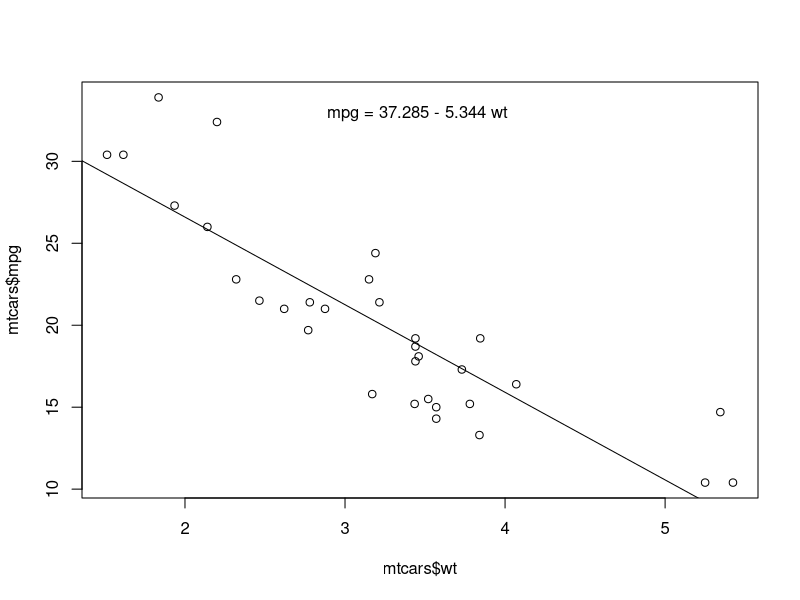
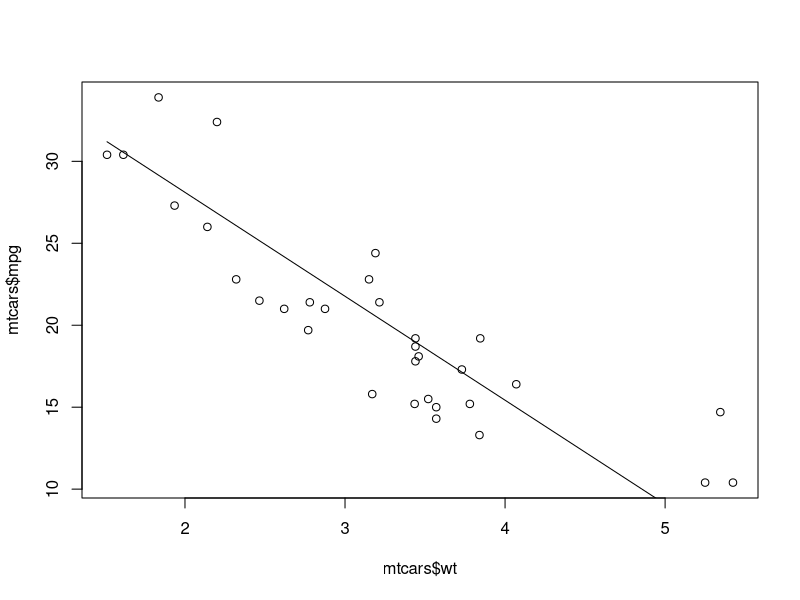
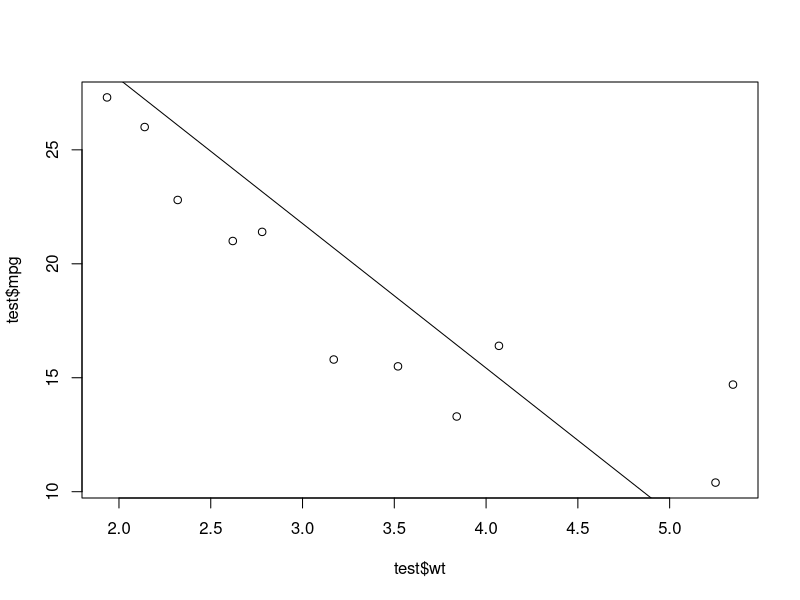

Write the R code that produced these figures, in order.
# WEEK 11 - day 3 Caret

library(caret)
library(ggplot2)

#####################
# Linear Regression #
#####################

data(mtcars)
?mtcars
# mpg --> Miles/(US) gallon <-- variable dependiente (a predecir)
# wt --> Weight (1000 lbs) <-- variable independiente

set.seed(333)

# ploteamos ambas variables

plot(x = mtcars$wt, y =mtcars$mpg)

# creamos la regresión linear con R

fit <- lm(mpg ~ wt, data = mtcars)

# ploteamos el modelo generado
# abline -> This function adds one or more straight lines through the current plot.
abline(fit)

# para conocer los datos de entrenamiento
summary(fit)

# añadimos la ecuacion al plot
bs <- round(coef(fit), 3) 
lmlab <- paste0("mpg = ", bs[1],
                ifelse(sign(bs[2])==1, " + ", " - "), abs(bs[2]), " wt ")
mtext(lmlab, 3, line=-2) 


## USANDO CARET

# dividimos train/test
# indicamos cual es la variable a predecir
inTrain <- createDataPartition(y = mtcars$mpg, p = 0.6, list = FALSE)
training <- mtcars[inTrain,]
test <- mtcars[-inTrain,]

dim(training)
dim(test)

# ploteamos los datos de entrenamiento
plot(x= mtcars$wt, y = mtcars$mpg)

# entrenamos el modelo
# el resultado sera similar a lo hecho anteriormente
fit_train <- train(mpg ~ wt, data= training, method = 'lm', metric="RMSE")
fit_train$finalModel

# ploteamos el modelo generado
pred_carstrain <- predict(fit_train, newdata = training)
lines(x = training$wt, y = pred_carstrain)

# calculamos el error RMSE
cal_rmse <- RMSE(pred_carstrain, training$mpg)

# predecimos con el conjunto de test
plot(x = test$wt, y=test$mpg)

# ploteamos la predicción sobre el test
pred_carstest <- predict(fit_train, newdata=test)
lines(x=test$wt, y=pred_carstest )

# evaluamos con test 
comparing <- data.frame(pred = pred_carstest, real = test$mpg)

# calculamos error
postResample(pred_carstest, test$mpg)


